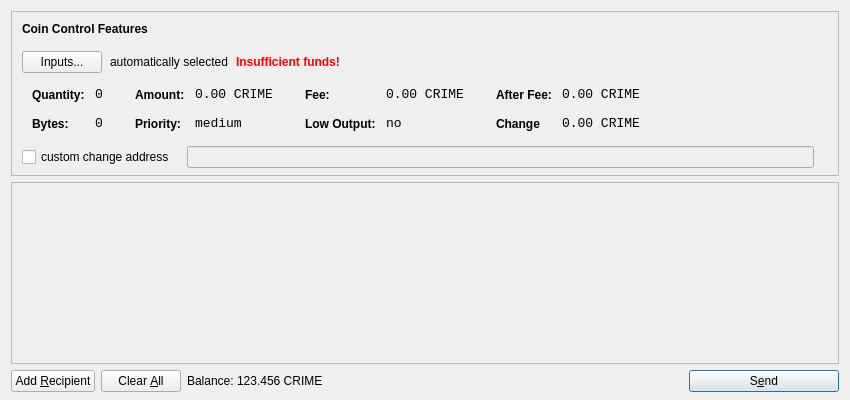
<?xml version="1.0" encoding="UTF-8"?>
<ui version="4.0">
 <class>SendCoinsDialog</class>
 <widget class="QDialog" name="SendCoinsDialog">
  <property name="geometry">
   <rect>
    <x>0</x>
    <y>0</y>
    <width>850</width>
    <height>400</height>
   </rect>
  </property>
  <property name="windowTitle">
   <string>Send Coins</string>
  </property>
  <layout class="QVBoxLayout" name="verticalLayout" stretch="0,1,0">
   <property name="bottomMargin">
    <number>8</number>
   </property>
   <item>
    <widget class="QFrame" name="frameCoinControl">
     <property name="sizePolicy">
      <sizepolicy hsizetype="Expanding" vsizetype="Expanding">
       <horstretch>0</horstretch>
       <verstretch>0</verstretch>
      </sizepolicy>
     </property>
     <property name="maximumSize">
      <size>
       <width>16777215</width>
       <height>16777215</height>
      </size>
     </property>
     <property name="frameShape">
      <enum>QFrame::StyledPanel</enum>
     </property>
     <property name="frameShadow">
      <enum>QFrame::Sunken</enum>
     </property>
     <layout class="QVBoxLayout" name="verticalLayoutCoinControl2">
      <property name="spacing">
       <number>6</number>
      </property>
      <property name="leftMargin">
       <number>0</number>
      </property>
      <property name="topMargin">
       <number>0</number>
      </property>
      <property name="rightMargin">
       <number>0</number>
      </property>
      <property name="bottomMargin">
       <number>6</number>
      </property>
      <item>
       <layout class="QVBoxLayout" name="verticalLayoutCoinControl" stretch="0,0,0,0,1">
        <property name="spacing">
         <number>0</number>
        </property>
        <property name="leftMargin">
         <number>10</number>
        </property>
        <property name="topMargin">
         <number>10</number>
        </property>
        <item>
         <layout class="QHBoxLayout" name="horizontalLayoutCoinControl1">
          <property name="bottomMargin">
           <number>15</number>
          </property>
          <item>
           <widget class="QLabel" name="labelCoinControlFeatures">
            <property name="sizePolicy">
             <sizepolicy hsizetype="Preferred" vsizetype="Maximum">
              <horstretch>0</horstretch>
              <verstretch>0</verstretch>
             </sizepolicy>
            </property>
            <property name="font">
             <font>
              <weight>75</weight>
              <bold>true</bold>
             </font>
            </property>
            <property name="styleSheet">
             <string notr="true">font-weight:bold;</string>
            </property>
            <property name="text">
             <string>Coin Control Features</string>
            </property>
           </widget>
          </item>
         </layout>
        </item>
        <item>
         <layout class="QHBoxLayout" name="horizontalLayoutCoinControl2" stretch="0,0,0,0">
          <property name="spacing">
           <number>8</number>
          </property>
          <property name="bottomMargin">
           <number>10</number>
          </property>
          <item>
           <widget class="QPushButton" name="pushButtonCoinControl">
            <property name="styleSheet">
             <string notr="true"/>
            </property>
            <property name="text">
             <string>Inputs...</string>
            </property>
           </widget>
          </item>
          <item>
           <widget class="QLabel" name="labelCoinControlAutomaticallySelected">
            <property name="text">
             <string>automatically selected</string>
            </property>
            <property name="margin">
             <number>5</number>
            </property>
           </widget>
          </item>
          <item>
           <widget class="QLabel" name="labelCoinControlInsuffFunds">
            <property name="font">
             <font>
              <weight>75</weight>
              <bold>true</bold>
             </font>
            </property>
            <property name="styleSheet">
             <string notr="true">color:red;font-weight:bold;</string>
            </property>
            <property name="text">
             <string>Insufficient funds!</string>
            </property>
            <property name="margin">
             <number>5</number>
            </property>
           </widget>
          </item>
          <item>
           <spacer name="horizontalSpacerCoinControl">
            <property name="orientation">
             <enum>Qt::Horizontal</enum>
            </property>
            <property name="sizeHint" stdset="0">
             <size>
              <width>40</width>
              <height>1</height>
             </size>
            </property>
           </spacer>
          </item>
         </layout>
        </item>
        <item>
         <widget class="QWidget" name="widgetCoinControl" native="true">
          <property name="sizePolicy">
           <sizepolicy hsizetype="Preferred" vsizetype="Preferred">
            <horstretch>0</horstretch>
            <verstretch>0</verstretch>
           </sizepolicy>
          </property>
          <property name="minimumSize">
           <size>
            <width>0</width>
            <height>0</height>
           </size>
          </property>
          <property name="styleSheet">
           <string notr="true"/>
          </property>
          <layout class="QHBoxLayout" name="horizontalLayoutCoinControl5">
           <property name="margin">
            <number>0</number>
           </property>
           <item>
            <layout class="QHBoxLayout" name="horizontalLayoutCoinControl3" stretch="0,0,0,1">
             <property name="spacing">
              <number>20</number>
             </property>
             <property name="topMargin">
              <number>0</number>
             </property>
             <property name="bottomMargin">
              <number>10</number>
             </property>
             <item>
              <layout class="QFormLayout" name="formLayoutCoinControl1">
               <property name="horizontalSpacing">
                <number>10</number>
               </property>
               <property name="verticalSpacing">
                <number>14</number>
               </property>
               <property name="leftMargin">
                <number>10</number>
               </property>
               <property name="topMargin">
                <number>4</number>
               </property>
               <property name="rightMargin">
                <number>6</number>
               </property>
               <item row="0" column="0">
                <widget class="QLabel" name="labelCoinControlQuantityText">
                 <property name="styleSheet">
                  <string notr="true">font-weight:bold;</string>
                 </property>
                 <property name="text">
                  <string>Quantity:</string>
                 </property>
                 <property name="margin">
                  <number>0</number>
                 </property>
                </widget>
               </item>
               <item row="0" column="1">
                <widget class="QLabel" name="labelCoinControlQuantity">
                 <property name="font">
                  <font>
                   <family>Monospace</family>
                   <pointsize>10</pointsize>
                  </font>
                 </property>
                 <property name="cursor">
                  <cursorShape>IBeamCursor</cursorShape>
                 </property>
                 <property name="contextMenuPolicy">
                  <enum>Qt::ActionsContextMenu</enum>
                 </property>
                 <property name="text">
                  <string>0</string>
                 </property>
                 <property name="margin">
                  <number>0</number>
                 </property>
                 <property name="textInteractionFlags">
                  <set>Qt::LinksAccessibleByMouse|Qt::TextSelectableByKeyboard|Qt::TextSelectableByMouse</set>
                 </property>
                </widget>
               </item>
               <item row="1" column="0">
                <widget class="QLabel" name="labelCoinControlBytesText">
                 <property name="styleSheet">
                  <string notr="true">font-weight:bold;</string>
                 </property>
                 <property name="text">
                  <string>Bytes:</string>
                 </property>
                </widget>
               </item>
               <item row="1" column="1">
                <widget class="QLabel" name="labelCoinControlBytes">
                 <property name="font">
                  <font>
                   <family>Monospace</family>
                   <pointsize>10</pointsize>
                  </font>
                 </property>
                 <property name="cursor">
                  <cursorShape>IBeamCursor</cursorShape>
                 </property>
                 <property name="contextMenuPolicy">
                  <enum>Qt::ActionsContextMenu</enum>
                 </property>
                 <property name="text">
                  <string>0</string>
                 </property>
                 <property name="textInteractionFlags">
                  <set>Qt::LinksAccessibleByMouse|Qt::TextSelectableByKeyboard|Qt::TextSelectableByMouse</set>
                 </property>
                </widget>
               </item>
              </layout>
             </item>
             <item>
              <layout class="QFormLayout" name="formLayoutCoinControl2">
               <property name="horizontalSpacing">
                <number>10</number>
               </property>
               <property name="verticalSpacing">
                <number>14</number>
               </property>
               <property name="leftMargin">
                <number>6</number>
               </property>
               <property name="topMargin">
                <number>4</number>
               </property>
               <property name="rightMargin">
                <number>6</number>
               </property>
               <item row="0" column="0">
                <widget class="QLabel" name="labelCoinControlAmountText">
                 <property name="styleSheet">
                  <string notr="true">font-weight:bold;</string>
                 </property>
                 <property name="text">
                  <string>Amount:</string>
                 </property>
                 <property name="margin">
                  <number>0</number>
                 </property>
                </widget>
               </item>
               <item row="0" column="1">
                <widget class="QLabel" name="labelCoinControlAmount">
                 <property name="font">
                  <font>
                   <family>Monospace</family>
                   <pointsize>10</pointsize>
                  </font>
                 </property>
                 <property name="cursor">
                  <cursorShape>IBeamCursor</cursorShape>
                 </property>
                 <property name="contextMenuPolicy">
                  <enum>Qt::ActionsContextMenu</enum>
                 </property>
                 <property name="text">
                  <string>0.00 CRIME</string>
                 </property>
                 <property name="textInteractionFlags">
                  <set>Qt::LinksAccessibleByMouse|Qt::TextSelectableByKeyboard|Qt::TextSelectableByMouse</set>
                 </property>
                </widget>
               </item>
               <item row="1" column="0">
                <widget class="QLabel" name="labelCoinControlPriorityText">
                 <property name="styleSheet">
                  <string notr="true">font-weight:bold;</string>
                 </property>
                 <property name="text">
                  <string>Priority:</string>
                 </property>
                </widget>
               </item>
               <item row="1" column="1">
                <widget class="QLabel" name="labelCoinControlPriority">
                 <property name="font">
                  <font>
                   <family>Monospace</family>
                   <pointsize>10</pointsize>
                  </font>
                 </property>
                 <property name="cursor">
                  <cursorShape>IBeamCursor</cursorShape>
                 </property>
                 <property name="contextMenuPolicy">
                  <enum>Qt::ActionsContextMenu</enum>
                 </property>
                 <property name="text">
                  <string>medium</string>
                 </property>
                 <property name="textInteractionFlags">
                  <set>Qt::LinksAccessibleByMouse|Qt::TextSelectableByKeyboard|Qt::TextSelectableByMouse</set>
                 </property>
                </widget>
               </item>
              </layout>
             </item>
             <item>
              <layout class="QFormLayout" name="formLayoutCoinControl3">
               <property name="horizontalSpacing">
                <number>10</number>
               </property>
               <property name="verticalSpacing">
                <number>14</number>
               </property>
               <property name="leftMargin">
                <number>6</number>
               </property>
               <property name="topMargin">
                <number>4</number>
               </property>
               <property name="rightMargin">
                <number>6</number>
               </property>
               <item row="0" column="0">
                <widget class="QLabel" name="labelCoinControlFeeText">
                 <property name="styleSheet">
                  <string notr="true">font-weight:bold;</string>
                 </property>
                 <property name="text">
                  <string>Fee:</string>
                 </property>
                 <property name="margin">
                  <number>0</number>
                 </property>
                </widget>
               </item>
               <item row="0" column="1">
                <widget class="QLabel" name="labelCoinControlFee">
                 <property name="font">
                  <font>
                   <family>Monospace</family>
                   <pointsize>10</pointsize>
                  </font>
                 </property>
                 <property name="cursor">
                  <cursorShape>IBeamCursor</cursorShape>
                 </property>
                 <property name="contextMenuPolicy">
                  <enum>Qt::ActionsContextMenu</enum>
                 </property>
                 <property name="text">
                  <string>0.00 CRIME</string>
                 </property>
                 <property name="textInteractionFlags">
                  <set>Qt::LinksAccessibleByMouse|Qt::TextSelectableByKeyboard|Qt::TextSelectableByMouse</set>
                 </property>
                </widget>
               </item>
               <item row="1" column="0">
                <widget class="QLabel" name="labelCoinControlLowOutputText">
                 <property name="styleSheet">
                  <string notr="true">font-weight:bold;</string>
                 </property>
                 <property name="text">
                  <string>Low Output:</string>
                 </property>
                </widget>
               </item>
               <item row="1" column="1">
                <widget class="QLabel" name="labelCoinControlLowOutput">
                 <property name="font">
                  <font>
                   <family>Monospace</family>
                   <pointsize>10</pointsize>
                  </font>
                 </property>
                 <property name="cursor">
                  <cursorShape>IBeamCursor</cursorShape>
                 </property>
                 <property name="contextMenuPolicy">
                  <enum>Qt::ActionsContextMenu</enum>
                 </property>
                 <property name="text">
                  <string>no</string>
                 </property>
                 <property name="textInteractionFlags">
                  <set>Qt::LinksAccessibleByMouse|Qt::TextSelectableByKeyboard|Qt::TextSelectableByMouse</set>
                 </property>
                </widget>
               </item>
              </layout>
             </item>
             <item>
              <layout class="QFormLayout" name="formLayoutCoinControl4">
               <property name="horizontalSpacing">
                <number>10</number>
               </property>
               <property name="verticalSpacing">
                <number>14</number>
               </property>
               <property name="leftMargin">
                <number>6</number>
               </property>
               <property name="topMargin">
                <number>4</number>
               </property>
               <property name="rightMargin">
                <number>6</number>
               </property>
               <item row="0" column="0">
                <widget class="QLabel" name="labelCoinControlAfterFeeText">
                 <property name="styleSheet">
                  <string notr="true">font-weight:bold;</string>
                 </property>
                 <property name="text">
                  <string>After Fee:</string>
                 </property>
                 <property name="margin">
                  <number>0</number>
                 </property>
                </widget>
               </item>
               <item row="0" column="1">
                <widget class="QLabel" name="labelCoinControlAfterFee">
                 <property name="font">
                  <font>
                   <family>Monospace</family>
                   <pointsize>10</pointsize>
                  </font>
                 </property>
                 <property name="cursor">
                  <cursorShape>IBeamCursor</cursorShape>
                 </property>
                 <property name="contextMenuPolicy">
                  <enum>Qt::ActionsContextMenu</enum>
                 </property>
                 <property name="text">
                  <string>0.00 CRIME</string>
                 </property>
                 <property name="textInteractionFlags">
                  <set>Qt::LinksAccessibleByMouse|Qt::TextSelectableByKeyboard|Qt::TextSelectableByMouse</set>
                 </property>
                </widget>
               </item>
               <item row="1" column="0">
                <widget class="QLabel" name="labelCoinControlChangeText">
                 <property name="styleSheet">
                  <string notr="true">font-weight:bold;</string>
                 </property>
                 <property name="text">
                  <string>Change</string>
                 </property>
                </widget>
               </item>
               <item row="1" column="1">
                <widget class="QLabel" name="labelCoinControlChange">
                 <property name="font">
                  <font>
                   <family>Monospace</family>
                   <pointsize>10</pointsize>
                  </font>
                 </property>
                 <property name="cursor">
                  <cursorShape>IBeamCursor</cursorShape>
                 </property>
                 <property name="contextMenuPolicy">
                  <enum>Qt::ActionsContextMenu</enum>
                 </property>
                 <property name="text">
                  <string>0.00 CRIME</string>
                 </property>
                 <property name="textInteractionFlags">
                  <set>Qt::LinksAccessibleByMouse|Qt::TextSelectableByKeyboard|Qt::TextSelectableByMouse</set>
                 </property>
                </widget>
               </item>
              </layout>
             </item>
            </layout>
           </item>
          </layout>
         </widget>
        </item>
        <item>
         <layout class="QHBoxLayout" name="horizontalLayoutCoinControl4" stretch="0,0,0">
          <property name="spacing">
           <number>12</number>
          </property>
          <property name="sizeConstraint">
           <enum>QLayout::SetDefaultConstraint</enum>
          </property>
          <property name="topMargin">
           <number>5</number>
          </property>
          <property name="rightMargin">
           <number>5</number>
          </property>
          <item>
           <widget class="QCheckBox" name="checkBoxCoinControlChange">
            <property name="text">
             <string>custom change address</string>
            </property>
           </widget>
          </item>
          <item>
           <widget class="QLineEdit" name="lineEditCoinControlChange">
            <property name="enabled">
             <bool>false</bool>
            </property>
            <property name="sizePolicy">
             <sizepolicy hsizetype="Expanding" vsizetype="Fixed">
              <horstretch>0</horstretch>
              <verstretch>0</verstretch>
             </sizepolicy>
            </property>
           </widget>
          </item>
          <item>
           <widget class="QLabel" name="labelCoinControlChangeLabel">
            <property name="sizePolicy">
             <sizepolicy hsizetype="Preferred" vsizetype="Expanding">
              <horstretch>0</horstretch>
              <verstretch>0</verstretch>
             </sizepolicy>
            </property>
            <property name="minimumSize">
             <size>
              <width>0</width>
              <height>0</height>
             </size>
            </property>
            <property name="text">
             <string/>
            </property>
            <property name="margin">
             <number>3</number>
            </property>
           </widget>
          </item>
         </layout>
        </item>
        <item>
         <spacer name="verticalSpacerCoinControl">
          <property name="orientation">
           <enum>Qt::Vertical</enum>
          </property>
          <property name="sizeHint" stdset="0">
           <size>
            <width>800</width>
            <height>1</height>
           </size>
          </property>
         </spacer>
        </item>
       </layout>
      </item>
     </layout>
    </widget>
   </item>
   <item>
    <widget class="QScrollArea" name="scrollArea">
     <property name="widgetResizable">
      <bool>true</bool>
     </property>
     <widget class="QWidget" name="scrollAreaWidgetContents">
      <property name="geometry">
       <rect>
        <x>0</x>
        <y>0</y>
        <width>830</width>
        <height>172</height>
       </rect>
      </property>
      <layout class="QVBoxLayout" name="verticalLayout_2">
       <property name="margin">
        <number>0</number>
       </property>
       <item>
        <layout class="QVBoxLayout" name="entries">
         <property name="spacing">
          <number>6</number>
         </property>
        </layout>
       </item>
       <item>
        <spacer name="verticalSpacer">
         <property name="orientation">
          <enum>Qt::Vertical</enum>
         </property>
         <property name="sizeHint" stdset="0">
          <size>
           <width>20</width>
           <height>40</height>
          </size>
         </property>
        </spacer>
       </item>
      </layout>
     </widget>
    </widget>
   </item>
   <item>
    <layout class="QHBoxLayout" name="horizontalLayout">
     <item>
      <widget class="QPushButton" name="addButton">
       <property name="toolTip">
        <string>Send to multiple recipients at once</string>
       </property>
       <property name="text">
        <string>Add &amp;Recipient</string>
       </property>
       <property name="icon">
        <iconset resource="../bitcoin.qrc">
         <normaloff>:/icons/add</normaloff>:/icons/add</iconset>
       </property>
       <property name="autoDefault">
        <bool>false</bool>
       </property>
      </widget>
     </item>
     <item>
      <widget class="QPushButton" name="clearButton">
       <property name="sizePolicy">
        <sizepolicy hsizetype="Minimum" vsizetype="Fixed">
         <horstretch>0</horstretch>
         <verstretch>0</verstretch>
        </sizepolicy>
       </property>
       <property name="toolTip">
        <string>Remove all transaction fields</string>
       </property>
       <property name="text">
        <string>Clear &amp;All</string>
       </property>
       <property name="icon">
        <iconset resource="../bitcoin.qrc">
         <normaloff>:/icons/remove</normaloff>:/icons/remove</iconset>
       </property>
       <property name="autoRepeatDelay">
        <number>300</number>
       </property>
       <property name="autoDefault">
        <bool>false</bool>
       </property>
      </widget>
     </item>
     <item>
      <layout class="QHBoxLayout" name="horizontalLayout_2">
       <property name="spacing">
        <number>3</number>
       </property>
       <item>
        <widget class="QLabel" name="label">
         <property name="sizePolicy">
          <sizepolicy hsizetype="Preferred" vsizetype="Fixed">
           <horstretch>0</horstretch>
           <verstretch>0</verstretch>
          </sizepolicy>
         </property>
         <property name="text">
          <string>Balance:</string>
         </property>
        </widget>
       </item>
       <item>
        <widget class="QLabel" name="labelBalance">
         <property name="sizePolicy">
          <sizepolicy hsizetype="Preferred" vsizetype="Fixed">
           <horstretch>0</horstretch>
           <verstretch>0</verstretch>
          </sizepolicy>
         </property>
         <property name="cursor">
          <cursorShape>IBeamCursor</cursorShape>
         </property>
         <property name="text">
          <string>123.456 CRIME</string>
         </property>
         <property name="textInteractionFlags">
          <set>Qt::LinksAccessibleByMouse|Qt::TextSelectableByKeyboard|Qt::TextSelectableByMouse</set>
         </property>
        </widget>
       </item>
      </layout>
     </item>
     <item>
      <spacer name="horizontalSpacer">
       <property name="orientation">
        <enum>Qt::Horizontal</enum>
       </property>
       <property name="sizeHint" stdset="0">
        <size>
         <width>40</width>
         <height>20</height>
        </size>
       </property>
      </spacer>
     </item>
     <item>
      <widget class="QPushButton" name="sendButton">
       <property name="minimumSize">
        <size>
         <width>150</width>
         <height>0</height>
        </size>
       </property>
       <property name="toolTip">
        <string>Confirm the send action</string>
       </property>
       <property name="text">
        <string>S&amp;end</string>
       </property>
       <property name="icon">
        <iconset resource="../bitcoin.qrc">
         <normaloff>:/icons/send</normaloff>:/icons/send</iconset>
       </property>
       <property name="default">
        <bool>true</bool>
       </property>
      </widget>
     </item>
    </layout>
   </item>
  </layout>
 </widget>
 <resources>
  <include location="../bitcoin.qrc"/>
 </resources>
 <connections/>
</ui>
